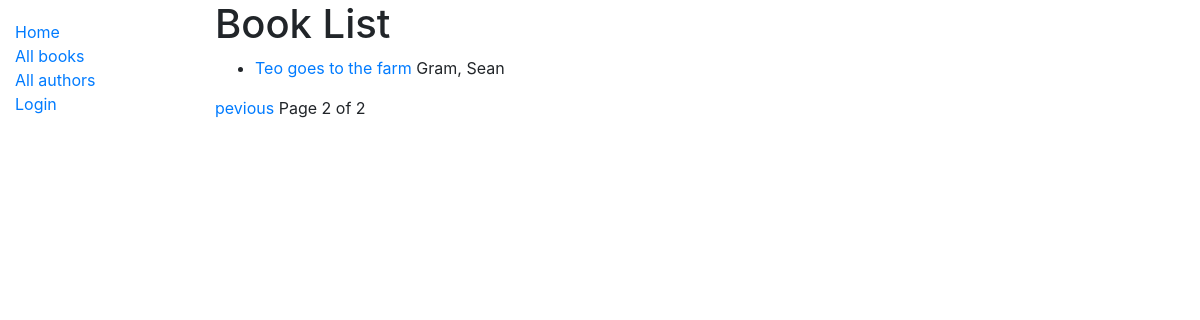
Page /catalog/books/?page=2 on the earlier database version.
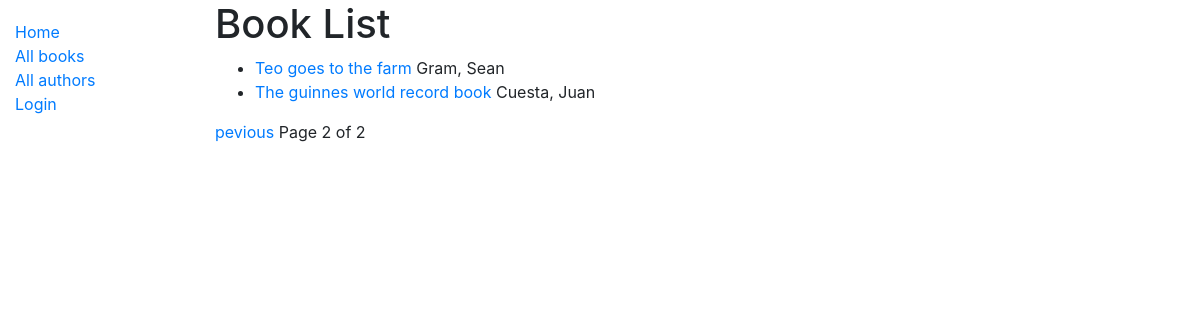
Same page on the later database version.
### catalog/models.py (models this page shows, shortened)
class Book(models.Model):
    title = models.CharField(max_length=200)
    author = models.ForeignKey('Author', on_delete=models.SET_NULL, null=True)
    summary = models.TextField(max_length=1000, help_text='Enter a brief description of the book')
    isbn = models.CharField('ISBN', max_length=13,
                            help_text='13 Character <a href="https://www.isbn-international.org/content/what-isbn">ISBN number</a>')
    genre = models.ManyToManyField(Genre, help_text='Select a genre for this book')
    language = models.ForeignKey('Language', on_delete=models.SET_NULL, null=True)
    def get_absolute_url(self):
        return reverse('book-detail', args=[str(self.id)])
    def display_genre(self):
        """Create a string for the Genre. This is required to display Genre on admin."""
        return ', '.join(genre.name for genre in self.genre.all()[:3])
    display_genre.short_description = 'Genre'

class Author(models.Model):
    first_name = models.CharField(max_length=100)
    last_name = models.CharField(max_length=100)
    date_of_birth = models.DateField(null=True, blank=True)
    date_of_death = models.DateField('died', null=True, blank=True)
    class Meta:
        ordering = ['last_name', 'first_name']
    def __str__(self):
        return f'{self.last_name}, {self.first_name}'

### catalog/views.py (the view)
# urls.py: path('books/', views.BookListView.as_view(), name='books'),
class BookListView(generic.ListView):
    model = Book
    context_object_name = 'my_book_list'  # your own name for the list as a template variable
    template_name = 'catalog/list_of_books.html'  # Specify own template name/location
    paginate_by = 2
    def get_queryset(self):
        return Book.objects.all()
    def get_context_data(self, *, object_list=None, **kwargs):
        context = super(BookListView, self).get_context_data(**kwargs)
        context['some_data'] = 'This is just some data'
        return context

### catalog/templates/catalog/list_of_books.html
{% extends 'base_generic.html' %}
{% block content %}
    <h1>Book List</h1>
    {% if my_book_list %}
        <ul>
            {% for book in my_book_list %}
                <li>
                    <a href="{{ book.get_absolute_url }}">{{ book.title }}</a> {{ book.author }}
                </li>
            {% endfor %}
        </ul>
    {% else %}
        <p>There are no books in the library</p>
    {% endif %}
{% endblock %}

Differences in the rows shown:
added Book: title "The guinnes world record book", author "Cuesta, Juan"
